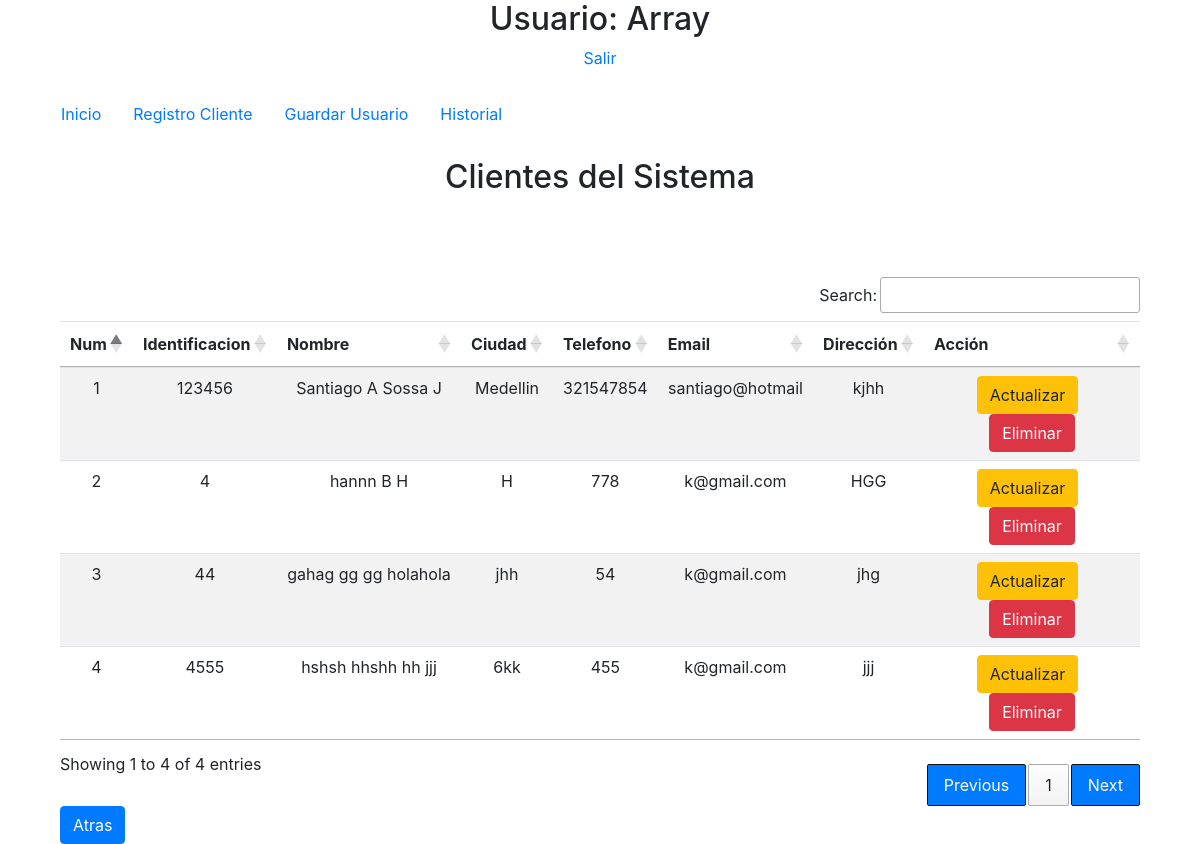
/php/inicio.php?accion=vistaprincipal (signed in), run on the app's committed database.
### tables this page shows
CREATE TABLE IF NOT EXISTS `cliente` (
  `prinombre` varchar(20) NOT NULL,
  `segnombre` varchar(20) DEFAULT NULL,
  `priapellido` varchar(20) NOT NULL,
  `segapellido` varchar(20) NOT NULL,
  `identidad_id` varchar(15) NOT NULL,
  `ciudad` varchar(40) NOT NULL,
  `tel` varchar(12) NOT NULL,
  `email` varchar(50) NOT NULL,
  `direccion` varchar(80) NOT NULL,
  PRIMARY KEY (`identidad_id`)
);

### php/vistaprincipal.php (called while the page is built)
<?php
  require_once 'usuariodao.php';
  $dao=new UsuarioDao();
  $clientes=$dao->listaCliente();
  $tam=sizeof($clientes);
  require_once 'vistacliente.php';

### php/usuariodao.php (called while the page is built, shortened)
<?php
    class UsuarioDao extends Conexion{
        public function listacliente(){
            $conexion=Conexion::conectar();
            $sql="SELECT * FROM cliente;";
            $stmt = $conexion->prepare($sql);
            $stmt->execute();
            $array=$stmt->fetchAll(PDO::FETCH_ASSOC);
            return $array;
        }
    }

### php/vistacliente.php (the view, shortened to what this page needs)
<!DOCTYPE html>
<html lang="en">
<head>
  <link rel="stylesheet" href="https://maxcdn.bootstrapcdn.com/bootstrap/4.5.2/css/bootstrap.min.css">
<link rel="stylesheet" type="text/css" href="https://cdn.datatables.net/1.10.21/css/jquery.dataTables.css">
</head>
<body>
    <div class="container">
          <center><h2>Clientes del Sistema</h2></center>
          <br>
           <br>
        <?php
          if($tam==0){
              echo "<br><p><strong>No se encontro Registro de Cliente!!</strong></p>";
          }
          else{
        ?>
          <br>
         <table class="table table-striped" id="tabla">
            <thead>
                <th>Num</th>
                <th>Identificacion</th>
                <th>Nombre</th>
                <th>Ciudad</th>
                <th>Telefono</th>
                <th>Email</th>
                <th>Dirección</th>
                <th>Acción</th>
            </thead>
            <tbody>
            <?php
                $cont=1;
                foreach($clientes as $cliente){
                echo "<tr>".
                     "<td>".$cont."</td>".
                     "<td>".$cliente["identidad_id"]."</td>".
                     "<td>" . $cliente["prinombre"]." ".$cliente["segnombre"]." ".$cliente["priapellido"]." ".$cliente["segapellido"] . "</td>" .
                     "<td>".$cliente["ciudad"]."</td>".
                     "<td>".$cliente["tel"]."</td>".
                     "<td>".$cliente["email"]."</td>".
                     "<td>".$cliente["direccion"]."</td>".
                     "<td><a href='?accion=actualizarcliente&objeto=".base64_encode(serialize($cliente))."' class='btn btn-warning'>Actualizar</a>&nbsp;&nbsp" .
                     "<a href='?accion=eliminarcliente&identidad_id=".base64_encode($cliente['identidad_id'])."' class='btn btn-danger' onclick='javascript:return asegurar();'>Eliminar</a></td>" .
                         "</tr>";
                $cont++;
                }
            ?>
            </tbody>
         <?php
          }
         ?>
    </div>
            <a href="?accion=registrocliente" class="btn btn-primary">Atras</a>
</body>
</html>

### php/vistacliente.php (style rules this page uses)
#tabla { text-align:center; }
#tabla > thead > tr > th:nth-child(8) { width:20%; }

### data on the page
cliente: identidad_id "123456", prinombre "Santiago", segnombre "A", priapellido "Sossa", segapellido "J", ciudad "Medellin", tel "321547854", email "santiago@hotmail", direccion "kjhh"
cliente: identidad_id "4", prinombre "hannn", priapellido "B", segapellido "H", ciudad "H", tel "778", email "k@gmail.com", direccion "HGG"
cliente: identidad_id "44", prinombre "gahag", segnombre "gg", priapellido "gg", segapellido "holahola", ciudad "jhh", tel "54", email "k@gmail.com", direccion "jhg"
cliente: identidad_id "4555", prinombre "hshsh", segnombre "hhshh", priapellido "hh", segapellido "jjj", ciudad "6kk", tel "455", email "k@gmail.com", direccion "jjj"

### other printed values
$_SESSION['usuario'] "Array"
